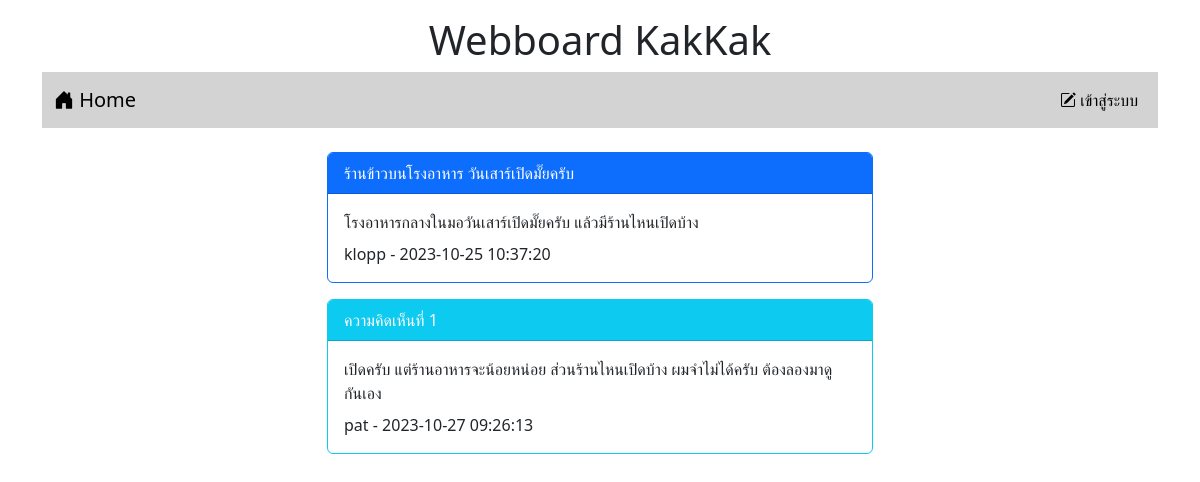
Page /post.php?id=11 on the committed database.
### tables this page shows
CREATE TABLE `post` (
  `id` int(11) NOT NULL,
  `title` varchar(128) NOT NULL,
  `content` varchar(2048) NOT NULL,
  `post_date` datetime NOT NULL,
  `cat_id` int(11) NOT NULL,
  `user_id` int(11) NOT NULL
);

CREATE TABLE `user` (
  `id` int(11) NOT NULL,
  `login` varchar(32) NOT NULL,
  `password` varchar(64) NOT NULL,
  `name` varchar(64) NOT NULL,
  `gender` char(1) NOT NULL,
  `email` varchar(32) NOT NULL,
  `role` char(1) NOT NULL
);

CREATE TABLE `comment` (
  `id` int(11) NOT NULL,
  `content` varchar(20148) NOT NULL,
  `post_date` datetime NOT NULL,
  `user_id` int(11) NOT NULL,
  `post_id` int(11) NOT NULL
);

### post.php (the view, shortened to what this page needs)
<!DOCTYPE html>
<html lang="en">
<head>
    <link href="https://cdn.jsdelivr.net/npm/bootstrap@5.3.1/dist/css/bootstrap.min.css" rel="stylesheet">
    <link rel="stylesheet" href="https://cdn.jsdelivr.net/npm/bootstrap-icons@1.10.5/font/bootstrap-icons.css">
</head>
<body>
    <div class="container">
        <h1 style="text-align: center;" class="mt-3">Webboard KakKak</h1>
        <?php include "nav.php" ?>
        <div class="row mt-4">
            <div class="col-lg-3 col-md-2 col-sm-1"></div>
            <div class="col-lg-6 col-md-8 col-sm-10">
            <?php
            $conn=new PDO("mysql:host=localhost;dbname=webboard;charset=utf8","root","");
            $sql="select post.title,post.content,user.login,post.post_date
            from post inner join user on (post.user_id=user.id) where post.id=$_GET[id]" ;
            $result=$conn->query($sql);
            while($row=$result->fetch()){
                echo "<div class='card border-primary'>";
                echo "<div class='card-header bg-primary text-white'>$row[0]</div>";
                echo "<div class='card-body'>$row[1]";
                echo "<div class='mt-2'>$row[2] - $row[3]</div></div></div>";
            }
            ?>
            <?php
            $conn=new PDO("mysql:host=localhost;dbname=webboard;charset=utf8","root","");
            $sql="select comment.content,user.login,comment.post_date
            from comment inner join user on (comment.user_id=user.id)
            where comment.post_id=$_GET[id] and user.role != 'b' order by comment.post_date ASC";
            $result=$conn->query($sql);
            $i=1;
            while($row=$result->fetch()){
                echo "<div class='card border-info mt-3'>";
                echo "<div class='card-header bg-info text-white'>ความคิดเห็นที่ $i </div>";
                echo "<div class='card-body'>$row[0]";
                echo "<div class='mt-2'>$row[1] - $row[2]</div></div></div>";
                $i+=1;
            }
            ?>
            <br>
            </div>
            <div class="col-lg-3 col-md-2 col-sm-1"></div>
        </div>
    </div>
</body>
</html>

### rows in the picture
post: title "ร้านข้าวบนโรงอาหาร วันเสาร์เปิดมั๊ยครับ", content "โรงอาหารกลางในมอวันเสาร์เปิดมั๊ยครับ แล้วมีร้านไหนเปิดบ้าง", user.login "klopp", post_date "2023-10-25 10:37:20"
comment: content "เปิดครับ แต่ร้านอาหารจะน้อยหน่อย ส่วนร้านไหนเปิดบ้าง ผมจำไม่ได้ครับ ต้องลองมาดูกันเอง", user.login "pat", post_date "2023-10-27 09:26:13"
